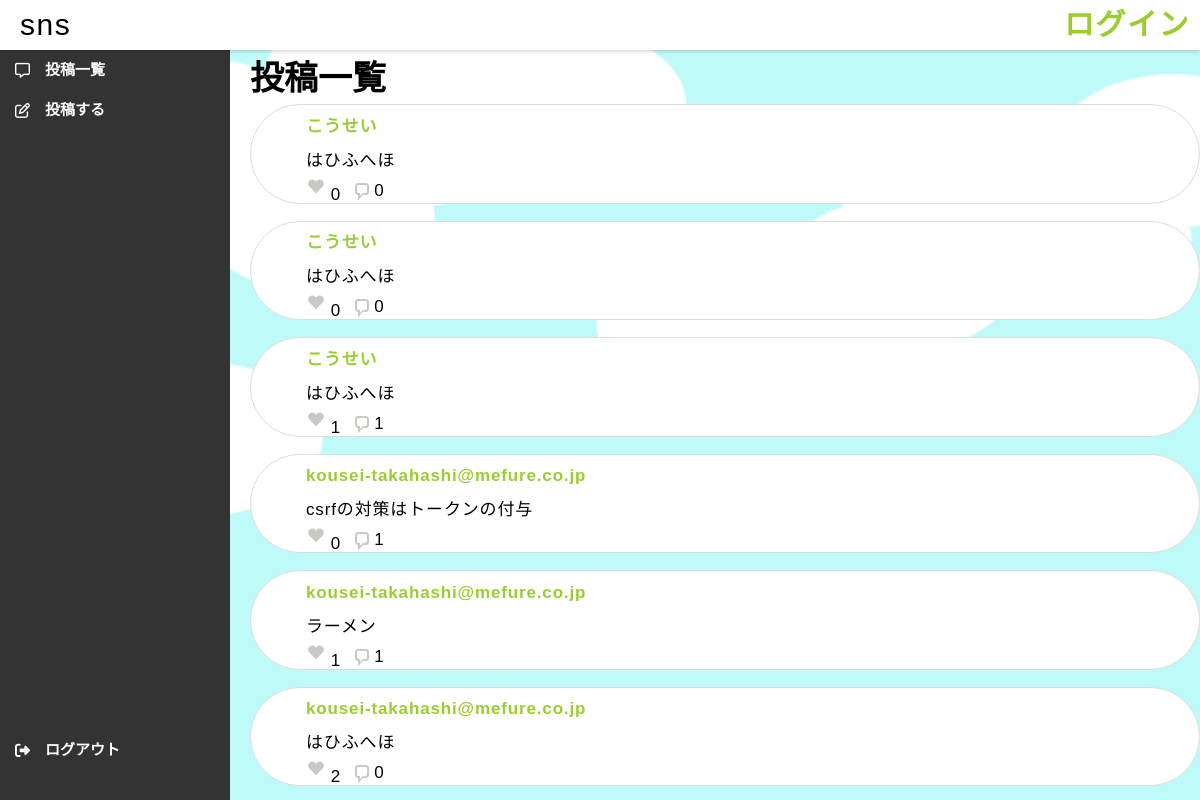
The app's page /, older data.
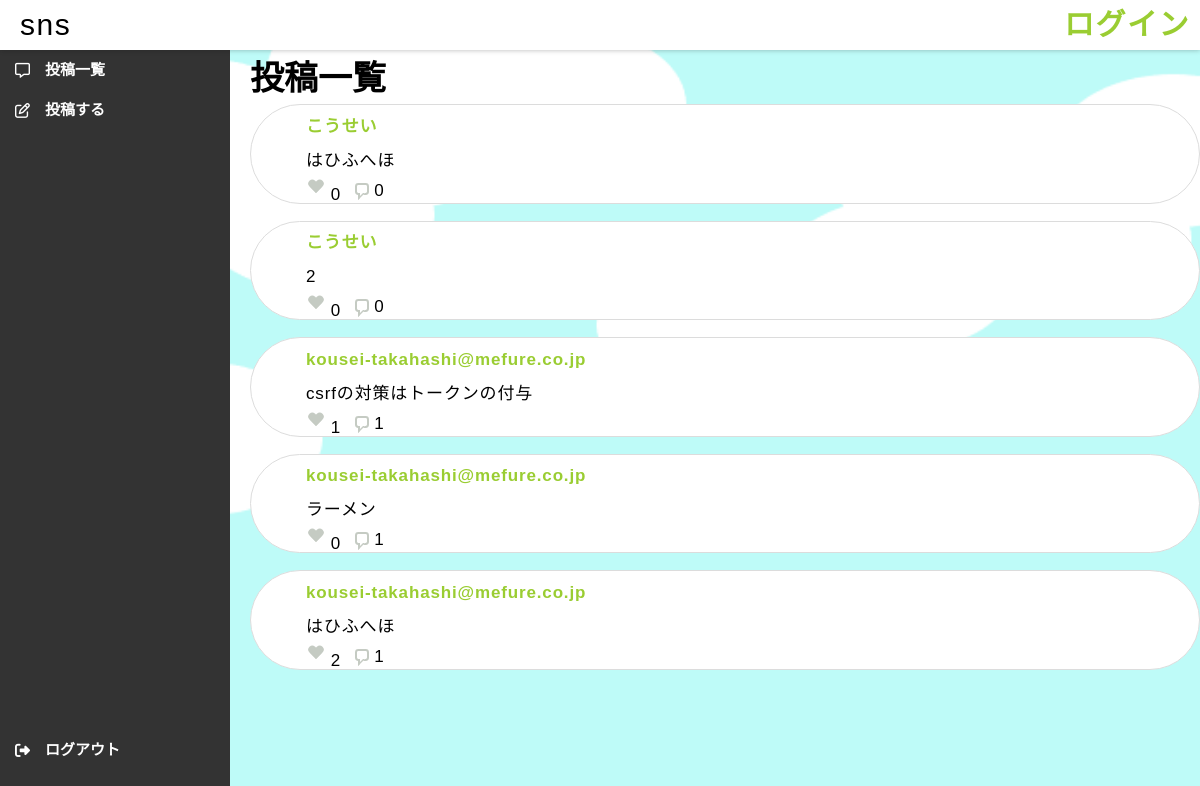
The same page, newer data.
### main/models.py (models this page shows, shortened)
class Message(models.Model):
    msg_id = models.AutoField(primary_key=True)
    msg_text = models.TextField()
    date_created = models.DateTimeField(default=timezone.now)
    user = models.ForeignKey(get_user_model(),verbose_name="ユーザー",on_delete=models.CASCADE)
    liked_by = models.ManyToManyField(get_user_model(), related_name='liked_posts', blank=True)
    commented_by = models.ManyToManyField(Comment, related_name='comment', blank=True)

### accounts/models.py (models this page shows)
class CustomUser(AbstractUser):
  age = models.IntegerField(verbose_name="age",null=False,default=20)
  profile = models.TextField(verbose_name="profile",null=True)
  following = models.ManyToManyField('self',symmetrical=False, related_name='followers', related_query_name='follower')

### main/views.py (the view)
# urls.py: path('', views.msg_list, name='msg_list'),
def msg_list(request):
    msg = Message.objects.all().order_by('-date_created')
    for text in msg:
        text.likes = text.liked_by.count()
        text.comments = text.commented_by.count()
        if request.user.is_authenticated:
            if text.liked_by.filter(id=request.user.id).exists():#いいねしていない場合
                text.liked=True
            else:
                text.liked=False
        else:
            text.liked=False
    paginator = Paginator(msg, 50)
    page_number = request.GET.get('page')
    page_obj = paginator.get_page(page_number)
    return render(request, 'main/msg_list.html', {'msg': page_obj})

### main/templates/main/msg_list.html (shortened to what this page needs)
{% extends "base.html" %}
{% block content %}
<div>
    <h1>投稿一覧</h1>
</div>
{% for text in msg %}
<br>
    <div id="msg">
	<div id="msg_locate">
	<a href="{% url 'user_page' pk=text.user.id %}">
        <p>{{ text.user.username}}</p>
	</a>
        <p>{{ text.msg_text }}</p>
    <div id="actions">
    <form action="{% url 'post_likes' pk=text.pk %}" method="post">
        {% if text.liked %}
            <button class="heart" type="submit" name="unlike"></button>
        {% else %}
            <button class="heart_clear" type="submit" name="ike" value="like"></button>
        {% endif %}
	{{ text.likes }}
    </form>
    <div class="comment_group">
    <a href="{% url 'comment_page' pk=text.pk %}" class="balloon"></a>
    {{ text.comments }}
    </div>
    </div>
    </div>
    </div>
{% endfor %}
<br>
{% endblock %}

Row changes from the older to the newer data that the page shows:
removed Message: user.username "こうせい", msg_text "はひふへほ", likes "0", comments "0"
removed Message: user.username "こうせい", msg_text "はひふへほ", likes "1", comments "1"
added Message: user.username "こうせい", msg_text "2", likes "0", comments "0"
computed for Message "csrfの対策はトークンの付与": likes "0" → "1"
computed for Message "ラーメン": likes "1" → "0"
computed for Message (number 5 of 5 on the later page): comments "0" → "1"
